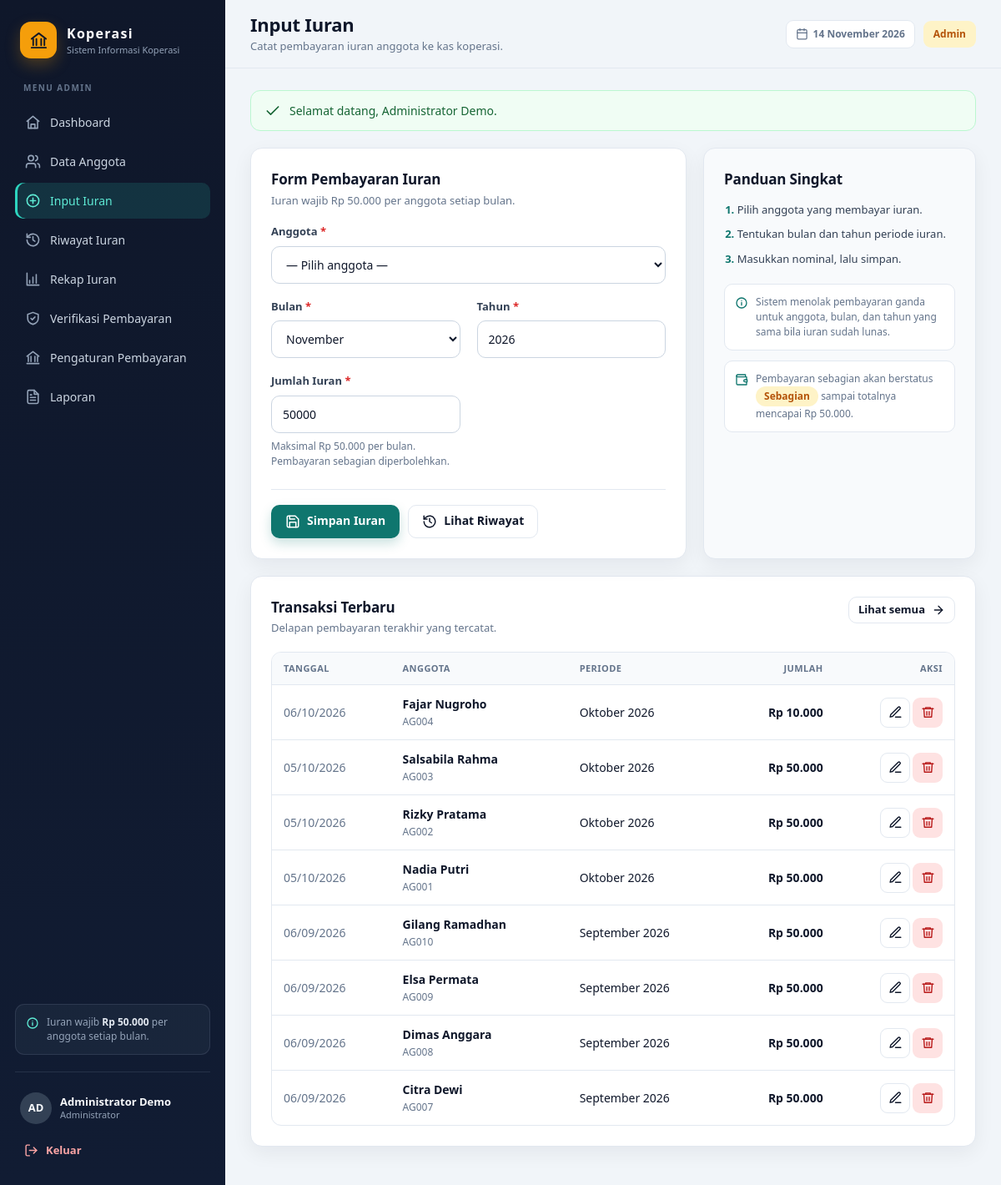
Page /kas.php (signed in) on the committed database.
### tables this page shows
CREATE TABLE `kas` (
    `id` INT(11) NOT NULL AUTO_INCREMENT,
    `anggota_id` INT(11) NOT NULL,
    `bulan` VARCHAR(20) NOT NULL,
    `tahun` INT(11) NOT NULL,
    `jumlah` DECIMAL(12,2) NOT NULL,
    `tanggal` TIMESTAMP NOT NULL DEFAULT CURRENT_TIMESTAMP,
    PRIMARY KEY (`id`),
    KEY `idx_kas_anggota` (`anggota_id`),
    KEY `idx_kas_periode` (`tahun`, `bulan`),
    KEY `idx_kas_anggota_periode` (`anggota_id`, `tahun`, `bulan`),
    CONSTRAINT `fk_kas_anggota` FOREIGN KEY (`anggota_id`)
        REFERENCES `anggota` (`id`) ON DELETE RESTRICT ON UPDATE CASCADE,
    CONSTRAINT `chk_kas_jumlah` CHECK (`jumlah` > 0),
    CONSTRAINT `chk_kas_tahun` CHECK (`tahun` BETWEEN 2000 AND 2100)
);

CREATE TABLE `anggota` (
    `id` INT(11) NOT NULL AUTO_INCREMENT,
    `kode_anggota` VARCHAR(20) NOT NULL,
    `nama` VARCHAR(100) NOT NULL,
    `alamat` TEXT DEFAULT NULL,
    `telepon` VARCHAR(20) DEFAULT NULL,
    PRIMARY KEY (`id`),
    UNIQUE KEY `uq_anggota_kode` (`kode_anggota`)
);

### kas.php (the view, shortened to what this page needs)
<?php
require_once __DIR__ . '/includes/bootstrap.php';
$form = [
    'anggota' => '',
    'bulan' => bulan_ini(),
    'tahun' => date('Y'),
    'jumlah' => (string) (int) IURAN_WAJIB,
];
$transaksiTerbaru = db_all(
    $conn,
    'SELECT kas.id, kas.bulan, kas.tahun, kas.jumlah, kas.tanggal,
            anggota.nama, anggota.kode_anggota
     FROM kas
     LEFT JOIN anggota ON anggota.id = kas.anggota_id
     ORDER BY kas.tanggal DESC, kas.id DESC
     LIMIT 8'
);
render_app_start(
    'Input Iuran',
    'kas.php',
    'Input Iuran',
    'Catat pembayaran iuran anggota ke kas koperasi.'
);
?>
<div class="grid-2 wide-left">
    <section class="panel">
        <div class="panel-head">
            <div>
                <h2>Form Pembayaran Iuran</h2>
                <p>Iuran wajib <?= rupiah(IURAN_WAJIB) ?> per anggota setiap bulan.</p>
            </div>
        </div>
        <form method="post">
            <div class="form-grid">
                <div class="field span-2">
                    <label for="anggota">Anggota <span class="required">*</span></label>
                    <select id="anggota" name="anggota" required>
                        <option value="">— Pilih anggota —</option>
                    </select>
                </div>
                <div class="field">
                    <label for="bulan">Bulan <span class="required">*</span></label>
                    <select id="bulan" name="bulan" required>
                        <?php foreach (bulan_list() as $bulan): ?>
                            <option value="<?= e($bulan) ?>" <?= $bulan === $form['bulan'] ? 'selected' : '' ?>>
                                <?= e($bulan) ?>
                            </option>
                        <?php endforeach; ?>
                    </select>
                </div>
                <div class="field">
                    <label for="tahun">Tahun <span class="required">*</span></label>
                    <input id="tahun" type="number" name="tahun" value="<?= e($form['tahun']) ?>"
                           min="2000" max="2100" step="1" required>
                </div>
                <div class="field">
                    <label for="jumlah">Jumlah Iuran <span class="required">*</span></label>
                    <input id="jumlah" type="number" name="jumlah" value="<?= e($form['jumlah']) ?>"
                           min="1" max="<?= (int) IURAN_WAJIB ?>" step="1" required>
                    <small class="field-hint">Maksimal <?= rupiah(IURAN_WAJIB) ?> per bulan. Pembayaran sebagian diperbolehkan.</small>
                </div>
            </div>
            <div class="form-actions">
                <button type="submit" class="btn btn-primary"><?= icon('save') ?> Simpan Iuran</button>
                <a class="btn btn-ghost" href="riwayat_iuran.php"><?= icon('history') ?> Lihat Riwayat</a>
            </div>
        </form>
    </section>
    <aside class="panel panel-muted">
        <h2>Panduan Singkat</h2>
        <ol class="steps">
            <li>Pilih anggota yang membayar iuran.</li>
            <li>Tentukan bulan dan tahun periode iuran.</li>
            <li>Masukkan nominal, lalu simpan.</li>
        </ol>
        <div class="info-box">
            <?= icon('info') ?>
            <p>Sistem menolak pembayaran ganda untuk anggota, bulan, dan tahun yang sama bila iuran sudah lunas.</p>
        </div>
        <div class="info-box">
            <?= icon('wallet') ?>
            <p>Pembayaran sebagian akan berstatus <span class="badge badge-warning">Sebagian</span> sampai totalnya mencapai <?= rupiah(IURAN_WAJIB) ?>.</p>
        </div>
    </aside>
</div>
<section class="panel">
    <div class="panel-head">
        <div>
            <h2>Transaksi Terbaru</h2>
            <p>Delapan pembayaran terakhir yang tercatat.</p>
        </div>
        <a class="btn btn-ghost btn-sm" href="riwayat_iuran.php">Lihat semua <?= icon('arrow-right') ?></a>
    </div>
    <?php if ($transaksiTerbaru === []): ?>
        <div class="empty-state compact">
            <?= icon('history') ?>
            <h3>Belum ada transaksi</h3>
            <p>Gunakan form di atas untuk mencatat pembayaran iuran pertama.</p>
        </div>
    <?php else: ?>
        <div class="table-wrap">
            <table>
                <thead>
                    <tr>
                        <th>Tanggal</th>
                        <th>Anggota</th>
                        <th>Periode</th>
                        <th class="text-right">Jumlah</th>
                        <th class="text-right">Aksi</th>
                    </tr>
                </thead>
                <tbody>
                    <?php foreach ($transaksiTerbaru as $row): ?>
                        <tr>
                            <td class="text-muted"><?= e(tanggal_indo($row['tanggal'])) ?></td>
                            <td>
                                <strong><?= e($row['nama'] ?? 'Anggota dihapus') ?></strong>
                                <div class="table-sub"><?= e($row['kode_anggota'] ?? '-') ?></div>
                            </td>
                            <td><?= e($row['bulan']) ?> <?= e((string) $row['tahun']) ?></td>
                            <td class="text-right"><strong><?= rupiah($row['jumlah']) ?></strong></td>
                            <td class="text-right">
                                <div class="table-actions">
                                    <a class="btn btn-icon btn-ghost" href="edit_iuran.php?id=<?= (int) $row['id'] ?>"
                                       title="Edit transaksi" aria-label="Edit transaksi">
                                        <?= icon('edit') ?>
                                    </a>
                                    <form method="post" action="hapus_iuran.php" class="inline-form"
                                          data-confirm="Hapus transaksi iuran ini?">
                                        <button type="submit" class="btn btn-icon btn-danger-soft"
                                                title="Hapus transaksi" aria-label="Hapus transaksi">
                                            <?= icon('trash') ?>
                                        </button>
                                    </form>
                                </div>
                            </td>
                        </tr>
                    <?php endforeach; ?>
                </tbody>
            </table>
        </div>
    <?php endif; ?>
</section>

### includes/functions.php (shortened to what this page needs)
<?php
function e(mixed $value): string
{
    return htmlspecialchars((string) ($value ?? ''), ENT_QUOTES, 'UTF-8');
}
function rupiah(mixed $number): string
{
    return 'Rp ' . number_format((float) $number, 0, ',', '.');
}
function tanggal_indo(?string $datetime, bool $denganWaktu = false): string
{
    $timestamp = strtotime($datetime);
    return date($denganWaktu ? 'd/m/Y H:i' : 'd/m/Y', $timestamp);
}
function tanggal_panjang(?string $datetime = null): string
{
    $bulan = [
        1 => 'Januari', 'Februari', 'Maret', 'April', 'Mei', 'Juni',
        'Juli', 'Agustus', 'September', 'Oktober', 'November', 'Desember',
    ];
    $timestamp = $datetime === null ? time() : (strtotime($datetime) ?: time());
    return date('j', $timestamp) . ' ' . $bulan[(int) date('n', $timestamp)] . ' ' . date('Y', $timestamp);
}
function bulan_list(): array
{
    static $bulan = [
        'Januari', 'Februari', 'Maret', 'April', 'Mei', 'Juni',
        'Juli', 'Agustus', 'September', 'Oktober', 'November', 'Desember',
    ];
    return $bulan;
}
function bulan_ini(): string
{
    return bulan_list()[(int) date('n') - 1];
}
function take_flashes(): array
{
    $flashes = $_SESSION['flash'] ?? [];
    return is_array($flashes) ? $flashes : [];
}
function render_flashes(): string
{
    $flashes = take_flashes();
    $allowed = ['success', 'danger', 'warning', 'info'];
    $icons = [
        'success' => 'check',
        'danger' => 'alert',
        'warning' => 'alert',
        'info' => 'info',
    ];
    $html = '';
    foreach ($flashes as $item) {
        $type = in_array($item['type'] ?? '', $allowed, true) ? $item['type'] : 'info';
        $html .= '<div class="alert alert-' . $type . '" role="alert">'
            . icon($icons[$type])
            . '<span>' . e($item['message'] ?? '') . '</span>'
            . '</div>';
    }
    return $html;
}
function db_stmt(mysqli $conn, string $sql, array $params = []): mysqli_stmt
{
    $stmt = $conn->prepare($sql);
    $stmt->execute($params === [] ? null : $params);
    return $stmt;
}
function db_all(mysqli $conn, string $sql, array $params = []): array
{
    $stmt = db_stmt($conn, $sql, $params);
    $result = $stmt->get_result();
    $rows = $result instanceof mysqli_result ? $result->fetch_all(MYSQLI_ASSOC) : [];
    return $rows;
}
function icon(string $name, string $class = ''): string
{
    $path = $icons[$name] ?? $icons['info'];
    $extra = $class !== '' ? ' ' . e($class) : '';
    return '<svg class="icon' . $extra . '" viewBox="0 0 24 24" fill="none" stroke="currentColor" '
        . 'stroke-width="2" stroke-linecap="round" stroke-linejoin="round" aria-hidden="true">'
        . $path . '</svg>';
}

### rows in the picture
kas: tanggal "06/10/2026", anggota.nama "Fajar Nugroho", anggota.kode_anggota "AG004", bulan "Oktober", tahun "2026", jumlah "Rp 10.000"
kas: tanggal "05/10/2026", anggota.nama "Salsabila Rahma", anggota.kode_anggota "AG003", bulan "Oktober", tahun "2026", jumlah "Rp 50.000"
kas: tanggal "05/10/2026", anggota.nama "Rizky Pratama", anggota.kode_anggota "AG002", bulan "Oktober", tahun "2026", jumlah "Rp 50.000"
kas: tanggal "05/10/2026", anggota.nama "Nadia Putri", anggota.kode_anggota "AG001", bulan "Oktober", tahun "2026", jumlah "Rp 50.000"
kas: tanggal "06/09/2026", anggota.nama "Gilang Ramadhan", anggota.kode_anggota "AG010", bulan "September", tahun "2026", jumlah "Rp 50.000"
kas: tanggal "06/09/2026", anggota.nama "Elsa Permata", anggota.kode_anggota "AG009", bulan "September", tahun "2026", jumlah "Rp 50.000"
kas: tanggal "06/09/2026", anggota.nama "Dimas Anggara", anggota.kode_anggota "AG008", bulan "September", tahun "2026", jumlah "Rp 50.000"
kas: tanggal "06/09/2026", anggota.nama "Citra Dewi", anggota.kode_anggota "AG007", bulan "September", tahun "2026", jumlah "Rp 50.000"

### other values in the picture
APP_NAME "Koperasi"
APP_TAGLINE "Sistem Informasi Koperasi"
$item['label'] "Dashboard"
$item['label'] "Data Anggota"
$item['label'] "Input Iuran"
$item['label'] "Riwayat Iuran"
$item['label'] "Rekap Iuran"
$item['label'] "Verifikasi Pembayaran"
$item['label'] "Pengaturan Pembayaran"
$item['label'] "Laporan"
rupiah(IURAN_WAJIB) "Rp 50.000"
initials($user['nama']) "AD"
$user['nama'] "Administrator Demo"
$heading "Input Iuran"
$subtitle "Catat pembayaran iuran anggota ke kas koperasi."
